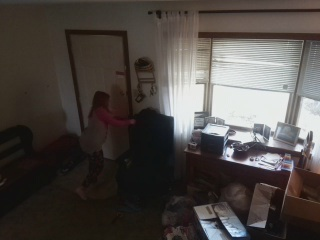
#> input picture image1/Abby_front_0000_001.jpg, 320 x 240 px
$ python threshold.py --image ../image1/Abby_front_0000_001.jpg   (older library calls are emulated)
#> lines starting #> are read from the running program, lines starting #| are printed output that depends on the picture; after the words box and inside, x2 and y2 are one past the last pixel; in counts of white or black regions, pixels touching at a corner belong together
# Standard imports
from skimage.feature import peak_local_max
from skimage.morphology import watershed
from scipy import ndimage
import cv2
import argparse
import numpy as np


ap = argparse.ArgumentParser()
ap.add_argument('-i', '--image', required=False, help='Path to the image')
args = vars(ap.parse_args())

# Read image
image = cv2.imread(args['image'])
#> image is the input picture: shape (240, 320, 3); mean B, G, R 69.4, 72.9, 78.4
dim = (320, 240)
image = cv2.resize(image, dim, interpolation = cv2.INTER_AREA)
image = cv2.cvtColor(image, cv2.COLOR_BGR2GRAY)
#> image: shape (240, 320)
blurred = cv2.GaussianBlur(image, (5, 5), 0)
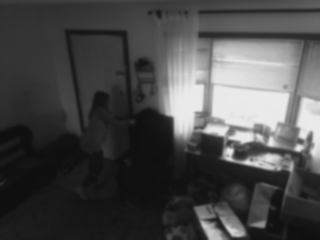
#> blurred: shape (240, 320); min 14, max 234, mean 74.2

(T, thresh) = cv2.threshold(blurred, 170, 255, cv2.THRESH_BINARY)
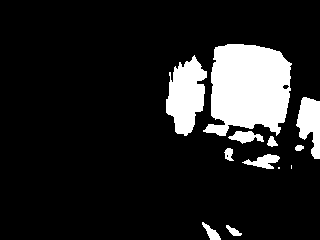
#> thresh: shape (240, 320); 13.4% white; 12 white regions (2 under 20 px)

# (T, threshInv) = cv2.threshold(blurred, 155, 255, cv2.THRESH_BINARY_INV)

(cnts, _) = cv2.findContours(thresh.copy(), cv2.RETR_EXTERNAL, cv2.CHAIN_APPROX_SIMPLE)
#> cnts = 12 contours, 2 with area under 20; largest, box (x1, y1, x2, y2) and area: (203, 44, 292, 136) 6026, (166, 55, 207, 136) 2022, (296, 97, 320, 159) 871, (242, 154, 280, 169) 246, (228, 131, 264, 144) 230

print('cnts: ', len(cnts))
#| cnts:  12

# NEXT STEP: GO THROUGH AND GRAB ALL THE BLOBS WITH A CERTAIN SIZE. LOOK
# AT PYIMAGSERACH SPECIAL WATERSHED ALGORITHM

for i in range(2):
	cnt = sorted(cnts, key = cv2.contourArea, reverse = True)[i]
	rotbox = cv2.minAreaRect(cnt)
	coords = cv2.boxPoints(rotbox)
	rect = cv2.boundingRect(cnt)

	# print("coords: ", coords)
	# print("vontour area:", rect)
	x,y,w,h = rect
	cv2.rectangle(thresh,(x,y),(x+w,y+h),(255,255,255),2)
#> this loop made 2 passes
#> (rotbox, x, y, w, h) on passes 1 to 2: (((249, 91.63), (94.03, 80.83), -82.27), 203, 44, 89, 92), (((185.3, 94.6), (80.61, 37.43), -83.88), 166, 55, 41, 81)
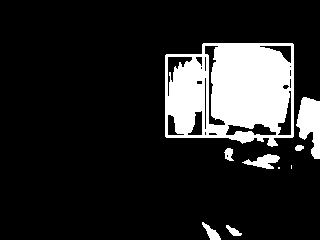
#> thresh: shape (240, 320); 15.3% white; 9 white regions (2 under 20 px), largest, box (x1, y1, x2, y2) and area: (165, 43, 294, 147) 10141, (296, 97, 320, 159) 952, (242, 154, 280, 169) 293

cv2.imshow("TB: ", thresh)


# cv2.imshow("BA: ", cv2.bitwise_and(image, image, mask = threshInv))
cv2.waitKey(0)
